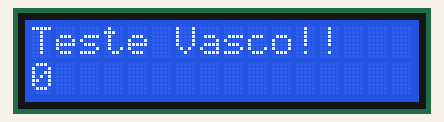
This program was run on a simulated Arduino Uno, built with avr-gcc and run on an emulated ATmega328P. Shown: 16×2 character LCD.

Above: at 0.1 s.
At 4.1 s:
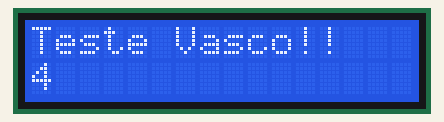
At 9.1 s:
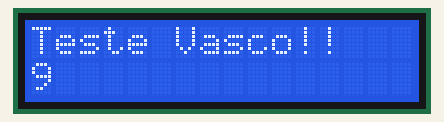
At 19.1 s:
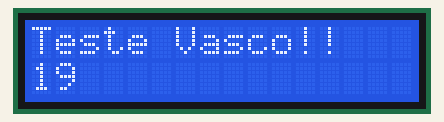
At 29.1 s:
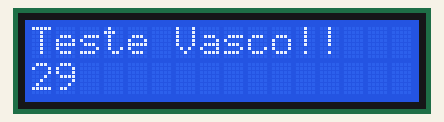
At 39.1 s:
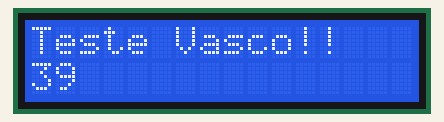

The program:

main.cpp
```cpp
/*

Teste do display LCD1602


*/
#include <Arduino.h>
//#include <BUTAOVB.h>
// include the library code:
#include <LiquidCrystal.h>


/* Configuração da testes
B1=11, B2=10 , B3 =1
- LCD1602
Pins ( rs = 3, en = 4, d4 = 5, d5 = 6, d6 = 7, d7 = 8;

*/

#define  _B1 11
#define  _B2 10
#define  _B3 1

// inicializa os portos do LCD1602
const int rs = 3, en = 4, d4 = 5, d5 = 6, d6 = 7, d7 = 8;
// initialize the library with the numbers of the interface pins
LiquidCrystal lcd(rs, en, d4, d5, d6, d7);

void setup() {

  // set up the LCD's number of columns and rows:
    lcd.begin(16, 2);
    // Print a message to the LCD.
    lcd.print("Teste Vasco!!");

}

void loop() {
  // set the cursor to column 0, line 1
// (note: line 1 is the second row, since counting begins with 0):
lcd.setCursor(0, 1);
// print the number of seconds since reset:
lcd.print(millis() / 1000);
}
```

Measured:
- what the display in image 1 shows lasts 1.0 s, from 4.0 s to 5.0 s
